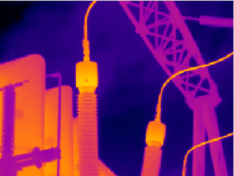
%> input picture Infrared and visible image registration algorith（matlab）/image1/qa1.bmp, 234 x 176 px
$ octave main.m   (GNU Octave 9; MATLAB toolbox functions it lacks are replaced by stand-ins)
%> lines starting %> are read from the running program, lines starting %| are printed output that depends on the picture
### Infrared and visible image registration algorith（matlab）/rotateimage.m

function [imgn,rot] = rotateimage(image_close,img_num)
for jj=1:1:img_num
    [M,N] = size(image_close{jj});
    IMG = image_close{jj}
    roi_flag = 0;
    while (roi_flag == 0)
        disp('Choose ROI corner...');
        figure(10);
        imshow(IMG);
        title(['IMG', num2str(jj)]);
        hold on;
        roi_x = [];
        roi_y = [];
        for count = 1:4
            [roi_xi, roi_yi] = ginput(1);
            plot(roi_xi, roi_yi,'g+','linewidth',2);
            roi_x = [roi_x;roi_xi];
            roi_y = [roi_y;roi_yi];
            plot(roi_x,roi_y,'g-','linewidth',2);
            drawnow;
            dot(count,1)=roi_xi;
            dot(count,2)=roi_yi;
        end
        plot([roi_x;roi_x(1)],[roi_y;roi_y(1)],'g-','linewidth',2);
        drawnow;
        hold off;
        roi_flag_ = input('Sure ROI?: ([]=yes, other=no) ', 's');
        if isempty(roi_flag_)
            roi_flag = 1;
        end
    end
    w=round(sqrt((dot(1,1)-dot(2,1))^2+(dot(1,2)-dot(2,2))^2));     %从原四边形获得新矩形宽
    h=round(sqrt((dot(1,1)-dot(4,1))^2+(dot(1,2)-dot(4,2))^2));     %从原四边形获得新矩形高
    y=[dot(1,1) dot(2,1) dot(4,1) dot(3,1)];        %四个原顶点
    x=[dot(1,2) dot(2,2) dot(4,2) dot(3,2)];%大可以原图像是矩形，新图像是从dot中取得的点组成的任意四边形.:)
    Y=[dot(1,1) dot(1,1) dot(1,1)+h dot(1,1)+h];
    X=[dot(1,2) dot(1,2)+w dot(1,2) dot(1,2)+w];
    B=[X(1) Y(1) X(2) Y(2) X(4) Y(4) X(3) Y(3)]';   %变换后的四个顶点，方程右边的值
%联立解方程组，方程的系数
   A=[x(1) y(1) 1 0 0 0 -X(1)*x(1) -X(1)*y(1);
      0 0 0 x(1) y(1) 1 -Y(1)*x(1) -Y(1)*y(1);
      x(2) y(2) 1 0 0 0 -X(2)*x(2) -X(2)*y(2);
      0 0 0 x(2) y(2) 1 -Y(2)*x(2) -Y(2)*y(2);
      x(4) y(4) 1 0 0 0 -X(4)*x(4) -X(4)*y(4);
      0 0 0 x(4) y(4) 1 -Y(4)*x(4) -Y(4)*y(4);
      x(3) y(3) 1 0 0 0 -X(3)*x(3) -X(3)*y(3);
      0 0 0 x(3) y(3) 1 -Y(3)*x(3) -Y(3)*y(3)];
  fa=inv(A)*B;        %用四点求得的方程的解，也是全局变换系数
  a=fa(1);b=fa(2);c=fa(3);
  d=fa(4);e=fa(5);f=fa(6);
  g=fa(7);h=fa(8);
  rot{jj}=[d e f;
       a b c;
       g h 1];        %公式中第一个数是x,Matlab第一个表示y，所以我矩阵1,2行互换了
  pix1=rot{jj}*[1 1 1]'/(g*1+h*1+1);  %变换后图像左上点
  pix2=rot{jj}*[1 N 1]'/(g*1+h*N+1);  %变换后图像右上点
  pix3=rot{jj}*[M 1 1]'/(g*M+h*1+1);  %变换后图像左下点
  pix4=rot{jj}*[M N 1]'/(g*M+h*N+1);  %变换后图像右下点

  height=round(max([pix1(1) pix2(1) pix3(1) pix4(1)])-min([pix1(1) pix2(1) pix3(1) pix4(1)]));     %变换后图像的高度
  width=round(max([pix1(2) pix2(2) pix3(2) pix4(2)])-min([pix1(2) pix2(2) pix3(2) pix4(2)]));      %变换后图像的宽度
  imgn{jj}=zeros(height,width);

  delta_y=round(abs(min([pix1(1) pix2(1) pix3(1) pix4(1)])));            %取得y方向的负轴超出的偏移量
  delta_x=round(abs(min([pix1(2) pix2(2) pix3(2) pix4(2)])));            %取得x方向的负轴超出的偏移量
  inv_rot{jj}=inv(rot{jj});

  for i = 1-delta_y:height-delta_y                        %从变换图像中反向寻找原图像的点，以免出现空洞，和旋转放大原理一样
      for j = 1-delta_x:width-delta_x
          pix=inv_rot{jj}*[i j 1]';       %求原图像中坐标，因为[YW XW W]=fa*[y x 1],所以这里求的是[YW XW W],W=gy+hx+1;
          pix=inv([g*pix(1)-1 h*pix(1);g*pix(2) h*pix(2)-1])*[-pix(1) -pix(2)]'; %相当于解[pix(1)*(gy+hx+1) pix(2)*(gy+hx+1)]=[y x],这样一个方程，求y和x，最后pix=[y x];
          if pix(1)>=0.5 && pix(2)>=0.5 && pix(1)<=M && pix(2)<=N
            imgn{jj}(i+delta_y,j+delta_x)=IMG(round(pix(1)),round(pix(2)));     %最邻近插值,也可以用双线性或双立方插值
          end
      end
  end
end
  figure();
  paint(imgn,img_num);

end

### Infrared and visible image registration algorith（matlab）/main.m
close all;
clear all;
% 载入图像
%%%发现只有匹配点对遍布在图像中，匹配效果才会变好
I11=(imread('image1/qa1.bmp'));%红外图像
%> I11 is the input picture: size 176x234x3 uint8; mean R, G, B 110, 28, 105.9
I22=(imread('image1/qa2.bmp'));%可见光图像
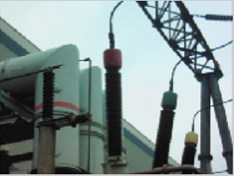
%> input picture Infrared and visible image registration algorith（matlab）/image1/qa2.bmp, 234 x 176 px
%> I22 is the input picture: size 176x234x3 uint8; mean R, G, B 130, 145.4, 144.4

[m1,n1,o1] = size(I11);
%> m1 = 176; n1 = 234; o1 = 3
[m2,n2,o2] = size(I22);
%> m2 = 176; n2 = 234; o2 = 3
if m1<m2;
    I22_t = imresize(I22,[m1 n1]);
    I22 = I22_t;
else
    I11_t = imresize(I11,[m1 n2]);
    I11 = I11_t;
end

I10=rgb2gray(I11);
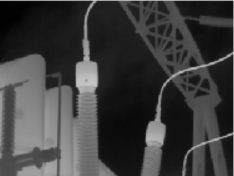
%> I10: size 176x234 uint8; min 1, max 196, mean 61.4
I20=rgb2gray(I22);
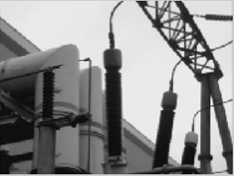
%> I20: size 176x234 uint8; min 0, max 250, mean 140.7
I1=imadjust(I10);
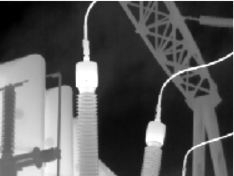
%> I1: size 176x234 uint8; min 0, max 255, mean 88.3
I2=imadjust(I20);
image_close{1} = I1;
image_close{2} =I2;
img_num = 2;
[imgn,rot] = rotateimage(image_close,img_num);
%> the run ends on the next line
